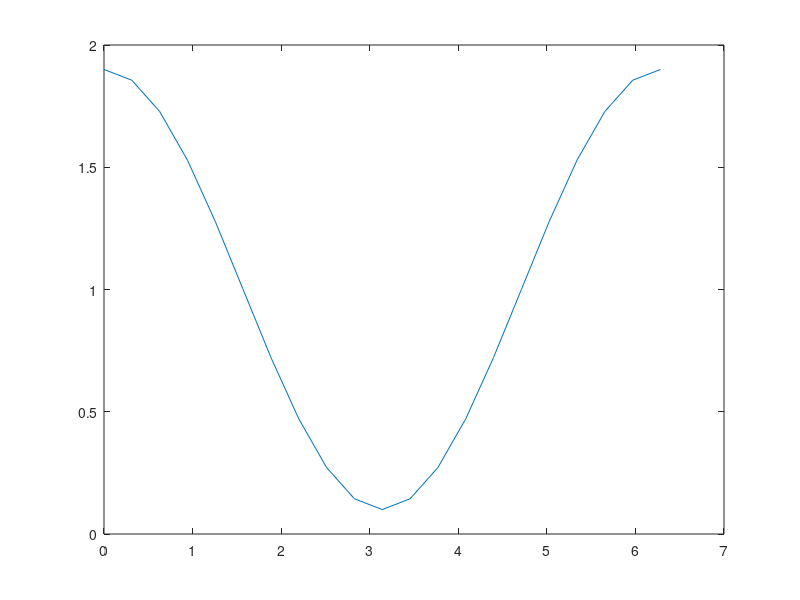

The MATLAB source for this figure: (Note: this script raises an error after producing the figure.)

nt=20;
t=0:2*pi/nt:2*pi; t=t';
xex=1+cos(t)*0.9;%1+2*cos(t)+1/2+1/2*cos(2*t); 
% xex=xex.^2;

plot(t,xex);

% xex=xex*0;
% fft
z=fft(xex(1:end-1))./(length(xex)-1);

n=5;
u=[real(z(1:n));imag(z(1:n))];
%%

% [g,jac]=calculateRhsAndJacLinSN(1,n,u,1);
[g,jac]=calculateRhsAndJacNLSN(1,n,u,1);
u=u-jac\g;
norm(g)
%%
